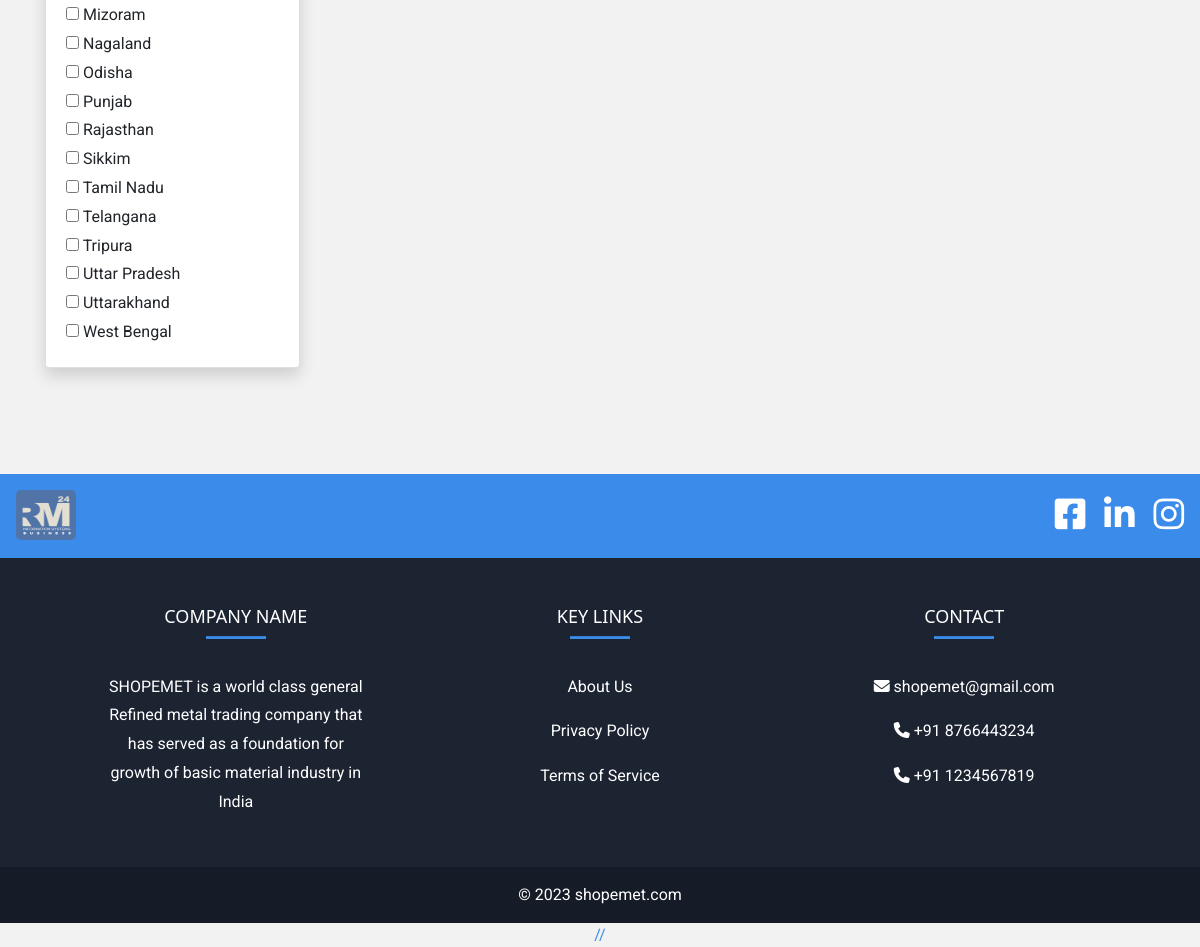
Before: /tender/category.php (lower part) with the older database file.
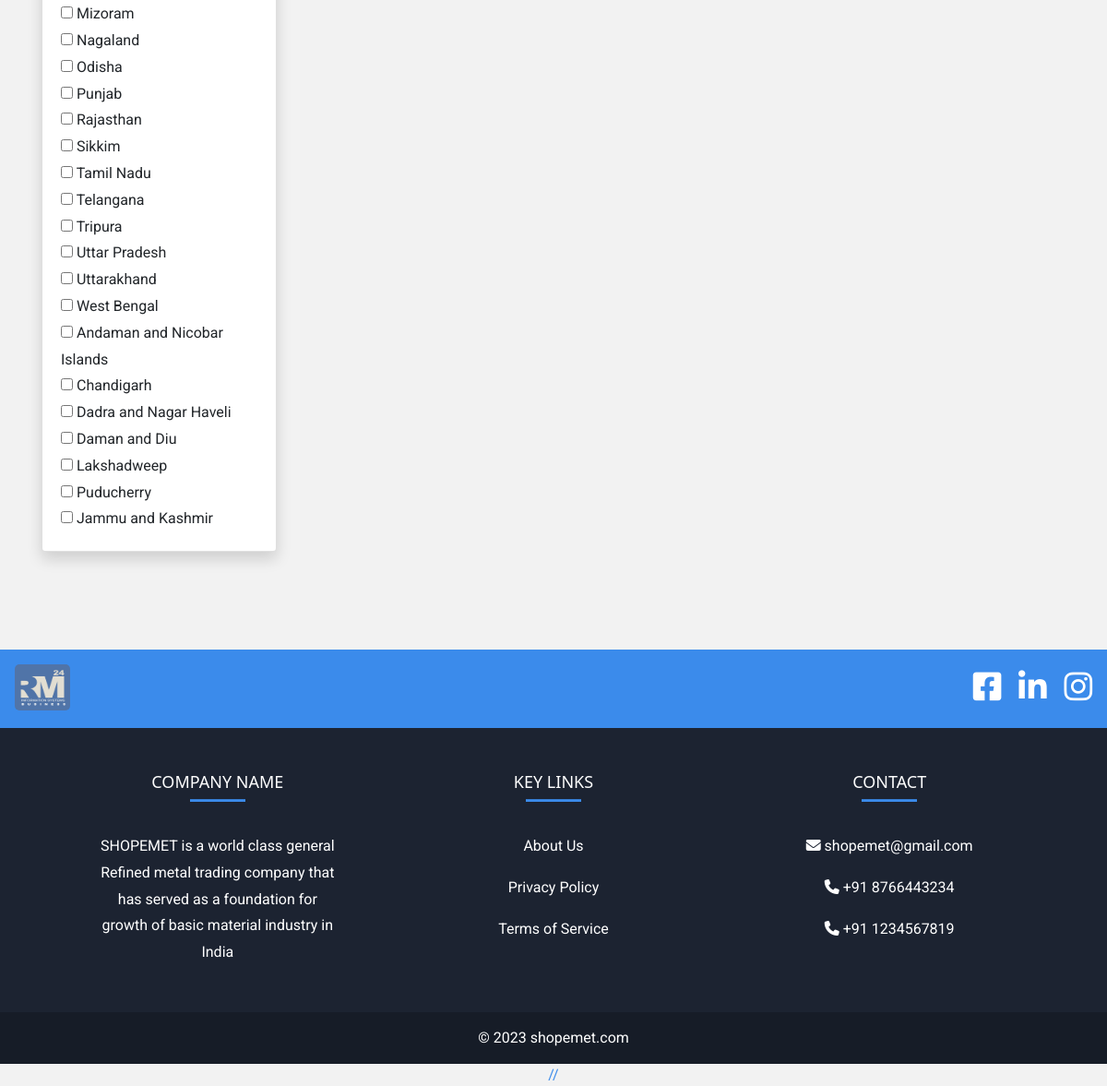
After: the same page with the newer database file.
### tables this page shows
CREATE TABLE `location` (
  `state_id` int(11) NOT NULL,
  `state_name` varchar(50) DEFAULT NULL
);

### tender/category.php (the view, shortened to what the changed rows need)
<?php
include "connect.php";
?>
<!doctype html>
<html lang="en">
  <head>
    <link rel="stylesheet" href="https://cdn.jsdelivr.net/npm/bootstrap@4.0.0/dist/css/bootstrap.min.css">
<link rel="stylesheet" href="https://stackpath.bootstrapcdn.com/font-awesome/4.7.0/css/font-awesome.min.css">
<link rel="stylesheet" href="https://cdnjs.cloudflare.com/ajax/libs/font-awesome/4.7.0/css/font-awesome.min.css">
<link rel="stylesheet" href="css/style.css">
<link rel="stylesheet" href="css/_buttons.scss">
<link rel="stylesheet" href="css/buttons.scss">
<link rel="stylesheet" href="css/auction.css">
<link rel="stylesheet" href="css/reboot.scss">
<link rel="stylesheet" href="https://cdnjs.cloudflare.com/ajax/libs/font-awesome/6.4.0/css/all.min.css">
<link href='https://unpkg.com/boxicons@2.1.4/css/boxicons.min.css' rel='stylesheet'>
<link rel="stylesheet" href="https://cdnjs.cloudflare.com/ajax/libs/font-awesome/4.7.0/css/font-awesome.min.css">
<link rel="stylesheet" type="text/css" href="https://stackpath.bootstrapcdn.com/bootstrap/4.4.1/css/bootstrap.min.css">
<link rel="stylesheet" type="text/css" href="https://pixinvent.com/stack-responsive-bootstrap-4-admin-template/app-assets/css/bootstrap-extended.min.css">
<link rel="stylesheet" type="text/css" href="https://pixinvent.com/stack-responsive-bootstrap-4-admin-template/app-assets/fonts/simple-line-icons/style.min.css">
</head>
</head>
<body>
<section class="ftco-section" style="padding-top: 5px;">
<section class="home">
<br>
    <div class="container">
        <div class="row">
            <div class="col-md-3">
                <form action="tender_search.php?l=" method="GET">
                    <div class="card shadow mt-3">
                        <div class="card-body">
                            <?php
                            $brand_query = "SELECT * FROM location";
                            $brand_query_run = mysqli_query($con, $brand_query);
                            if (mysqli_num_rows($brand_query_run) > 0) {
                                foreach ($brand_query_run as $locationlist) {
                                    ?>
                                    <div id="checkbox">
                                        <input type="checkbox" name="locations" value="<?= $locationlist['state_name']; ?>"
                                            ?>>
                                        <?= $locationlist['state_name']; ?>
                                    </div>
                                    <?php
                                }
                            } else {
                                echo "No locations Found";
                            }
                            ?>
                        </div>
                    </div>
                </form>
            </div>
    </div>
    </div>
    <br><br>
</body>
</html>

Changed rows visible on the page:
added location: state_name "Andaman and Nicobar Islands"
added location: state_name "Chandigarh"
added location: state_name "Dadra and Nagar Haveli"
added location: state_name "Daman and Diu"
added location: state_name "Lakshadweep"
added location: state_name "Puducherry"
added location: state_name "Jammu and Kashmir"
